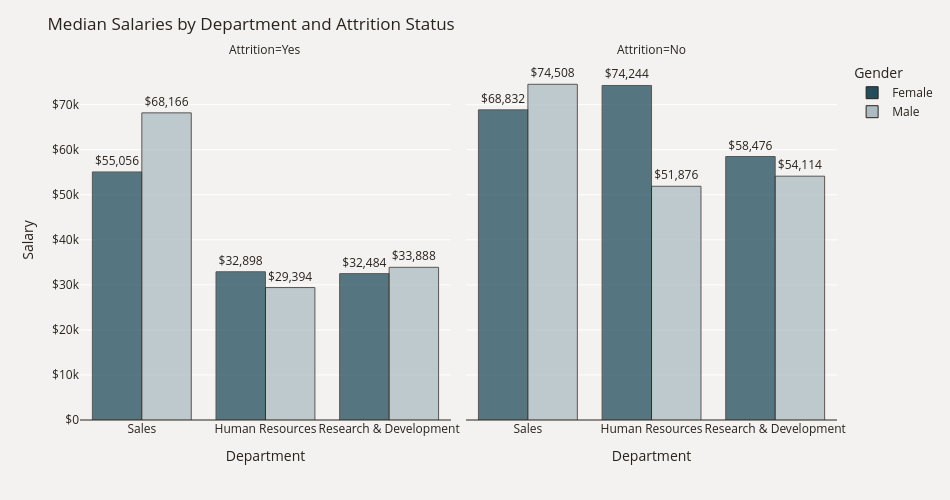

Write notebook code for a chart like this one.
### Markdown cell above
Across each department, women on average have higher salaries than men.

### Code cell
plot_df = data.groupby(['Department', 'Attrition', 'Gender'])['MonthlyIncome'].median()
plot_df = plot_df.mul(12).rename('Salary').reset_index().sort_values('Salary', ascending=False).sort_values('Gender')
fig = px.bar(plot_df, x='Department', y='Salary', color='Gender', text='Salary',  
             barmode='group', opacity=0.75, color_discrete_map={'Female': '#214D5C','Male': '#ACBCC2'},
             facet_col='Attrition', category_orders={'Attrition': ['Yes', 'No']})
fig.update_traces(texttemplate='$%{text:,.0f}', textposition='outside',
                  marker_line=dict(width=1, color='#28221D'))
fig.update_yaxes(zeroline=True, zerolinewidth=1, zerolinecolor='#28221D')
fig.update_layout(title_text='Median Salaries by Department and Attrition Status', font_color='#28221D',
                  yaxis=dict(title='Salary',tickprefix='$',range=(0,79900)),width=950,height=500,
                  paper_bgcolor='#F4F2F0', plot_bgcolor='#F4F2F0')
fig.show()

### Figure 1 — Plotly figure (JSON) as saved in the notebook; plotly's stock layout.template omitted (floating-point values rounded to 4 significant figures)
{"data": [{"alignmentgroup": "True", "hovertemplate": "Gender=Female<br>Attrition=Yes<br>Department=%{x}<br>Salary=%{text}<extra></extra>", "legendgroup": "Female", "marker": {"color": "#214D5C", "line": {"color": "#28221D", "width": 1}, "opacity": 0.75, "pattern": {"shape": ""}}, "name": "Female", "offsetgroup": "Female", "orientation": "v", "showlegend": true, "text": [55060.0, 32900.0, 32480.0], "textposition": "outside", "texttemplate": "$%{text:,.0f}", "type": "bar", "x": ["Sales", "Human Resources", "Research & Development"], "xaxis": "x", "y": [55060.0, 32900.0, 32480.0], "yaxis": "y"}, {"alignmentgroup": "True", "hovertemplate": "Gender=Male<br>Attrition=Yes<br>Department=%{x}<br>Salary=%{text}<extra></extra>", "legendgroup": "Male", "marker": {"color": "#ACBCC2", "line": {"color": "#28221D", "width": 1}, "opacity": 0.75, "pattern": {"shape": ""}}, "name": "Male", "offsetgroup": "Male", "orientation": "v", "showlegend": true, "text": [68170.0, 33890.0, 29390.0], "textposition": "outside", "texttemplate": "$%{text:,.0f}", "type": "bar", "x": ["Sales", "Research & Development", "Human Resources"], "xaxis": "x", "y": [68170.0, 33890.0, 29390.0], "yaxis": "y"}, {"alignmentgroup": "True", "hovertemplate": "Gender=Female<br>Attrition=No<br>Department=%{x}<br>Salary=%{text}<extra></extra>", "legendgroup": "Female", "marker": {"color": "#214D5C", "line": {"color": "#28221D", "width": 1}, "opacity": 0.75, "pattern": {"shape": ""}}, "name": "Female", "offsetgroup": "Female", "orientation": "v", "showlegend": false, "text": [74240.0, 68830.0, 58480.0], "textposition": "outside", "texttemplate": "$%{text:,.0f}", "type": "bar", "x": ["Human Resources", "Sales", "Research & Development"], "xaxis": "x2", "y": [74240.0, 68830.0, 58480.0], "yaxis": "y2"}, {"alignmentgroup": "True", "hovertemplate": "Gender=Male<br>Attrition=No<br>Department=%{x}<br>Salary=%{text}<extra></extra>", "legendgroup": "Male", "marker": {"color": "#ACBCC2", "line": {"color": "#28221D", "width": 1}, "opacity": 0.75, "pattern": {"shape": ""}}, "name": "Male", "offsetgroup": "Male", "orientation": "v", "showlegend": false, "text": [74510.0, 54110.0, 51880.0], "textposition": "outside", "texttemplate": "$%{text:,.0f}", "type": "bar", "x": ["Sales", "Research & Development", "Human Resources"], "xaxis": "x2", "y": [74510.0, 54110.0, 51880.0], "yaxis": "y2"}], "layout": {"annotations": [{"font": {}, "showarrow": false, "text": "Attrition=Yes", "x": 0.245, "xanchor": "center", "xref": "paper", "y": 1, "yanchor": "bottom", "yref": "paper"}, {"font": {}, "showarrow": false, "text": "Attrition=No", "x": 0.755, "xanchor": "center", "xref": "paper", "y": 1, "yanchor": "bottom", "yref": "paper"}], "barmode": "group", "font": {"color": "#28221D"}, "height": 500, "legend": {"title": {"text": "Gender"}, "tracegroupgap": 0}, "margin": {"t": 60}, "paper_bgcolor": "#F4F2F0", "plot_bgcolor": "#F4F2F0", "title": {"text": "Median Salaries by Department and Attrition Status"}, "width": 950, "xaxis": {"anchor": "y", "domain": [0, 0.49], "title": {"text": "Department"}}, "xaxis2": {"anchor": "y2", "domain": [0.51, 1], "matches": "x", "title": {"text": "Department"}}, "yaxis": {"anchor": "x", "domain": [0, 1], "range": [0, 79900], "tickprefix": "$", "title": {"text": "Salary"}, "zeroline": true, "zerolinecolor": "#28221D", "zerolinewidth": 1}, "yaxis2": {"anchor": "x2", "domain": [0, 1], "matches": "y", "showticklabels": false, "zeroline": true, "zerolinecolor": "#28221D", "zerolinewidth": 1}}}
